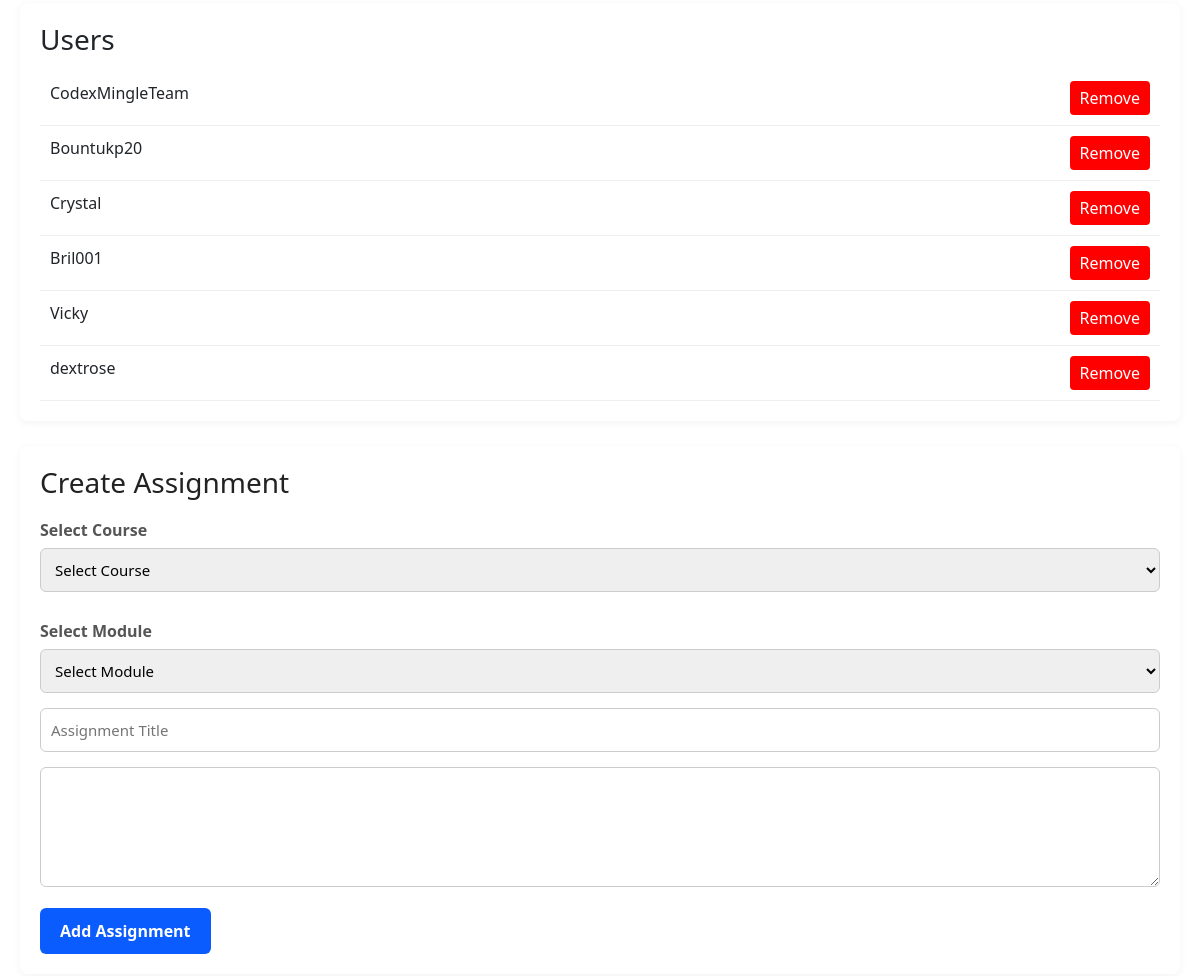
Page /admin-dashboard (signed in, middle part) on the earlier database version.
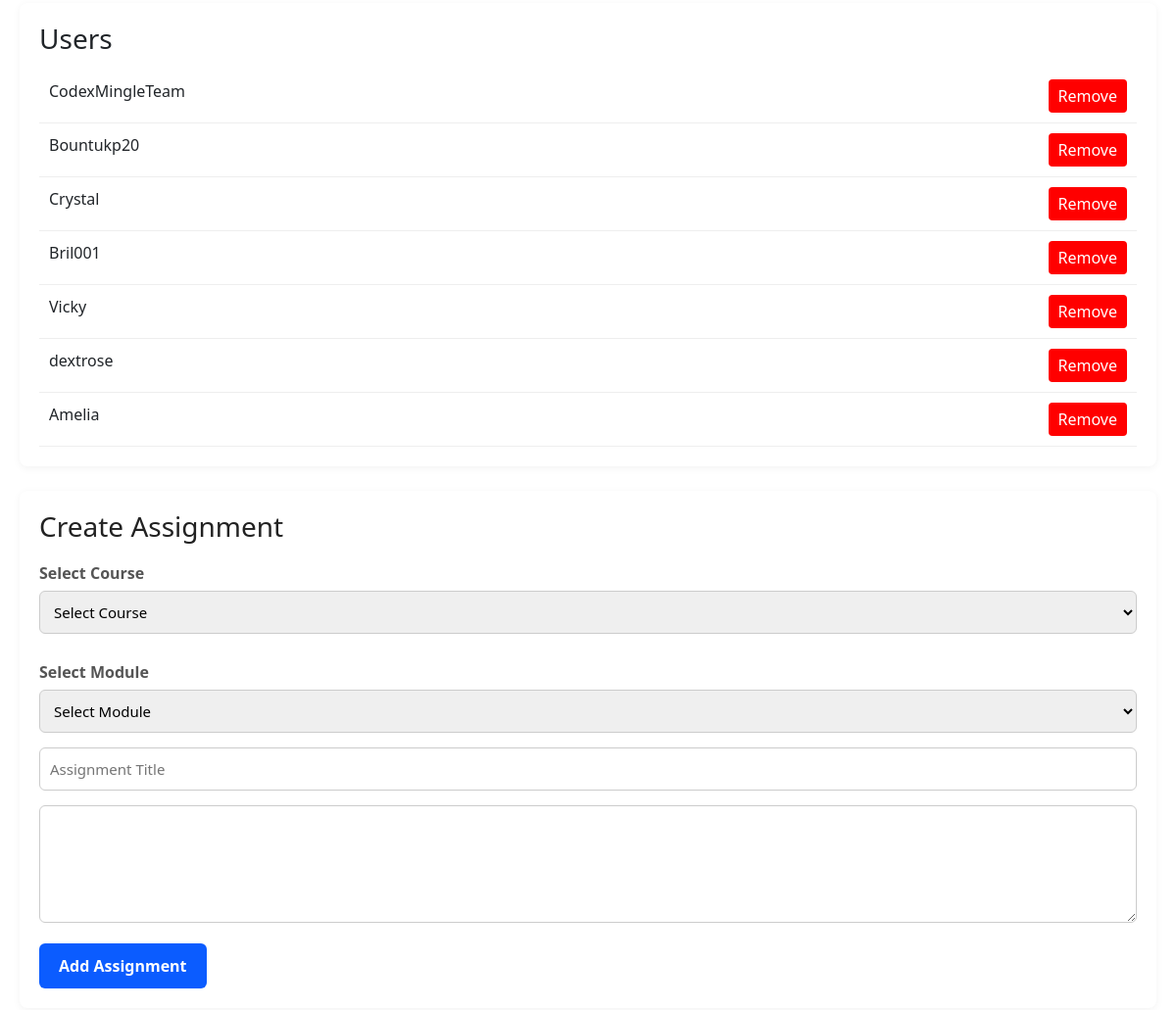
Same page on the later database version.
### users/models.py (models this page shows, shortened)
class User(AbstractUser):
    student_id = models.CharField(max_length=20, unique=True, blank=True)
    fullname = models.CharField(max_length=50)
    phone = models.CharField(max_length=20)
    country = models.CharField(max_length=100)
    email = models.EmailField(max_length=254, unique=True)
    github_username = models.CharField(
    max_length=100,
    blank=True,
    null=True
    )
    profile_image = models.ImageField(upload_to='profiles/', blank=True)
    is_verified = models.BooleanField(default=False)
    verified_at = models.DateTimeField(
    null=True,
    blank=True
    )

### codexio_main/views.py (the view)
# urls.py: path('admin-dashboard', views.admin_dashboard, name='admin_dashboard'),
@staff_member_required
def admin_dashboard(request):
    query = request.GET.get("q")
    users = User.objects.all()
    courses = Course.objects.all()
    modules = Module.objects.select_related('course').all()
    requests = MentorRequest.objects.select_related(
        "user",
        "course"
    ).order_by("-created_at")
    contributions = ProjectContribution.objects.all().order_by(
    "-submitted_at"
    )
    if query:
        users = User.objects.filter(username__icontains=query)
        courses = Course.objects.filter(title__icontains=query)
    context = {
        "users": users,
        "courses": courses,
        "modules": modules,
        "query": query,
        "requests": requests,
        "contributions": contributions,
    }
    return render(request, "codexio_main/dashboard/admin_panel/admin.html", context)

### codexio_main/templates/codexio_main/dashboard/admin_panel/admin.html (shortened to what this page needs)
{% extends "base.html" %}
{% block content %}
<div class="admin-container">
<br>
<br>
<div class="admin-card">
<h3>Users</h3>
<div class="user-list">
{% for user in users %}
<div class="user-row">
<span>{{ user.username }}</span>
<a href="{% url 'courses:remove_user' user.id %}" class="delete-btn">Remove</a>
</div>
{% endfor %}
</div>
</div>
<div class="assignment-card">
<h3>Create Assignment</h3>
<form method="POST" action="{% url 'courses:create_assignment' %}">
<label>Select Course</label>
<select name="course_id" required>
<option value="">Select Course</option>
</select>
<label>Select Module</label>
<select name="module_id" required>
    <option value="">Select Module</option>
</select>
<input type="text" name="title" placeholder="Assignment Title">
<textarea name="instructions"></textarea>
<button>Add Assignment</button>
</form>
</div>
{% endblock %}

Differences in the rows shown:
added User: username "Amelia"
